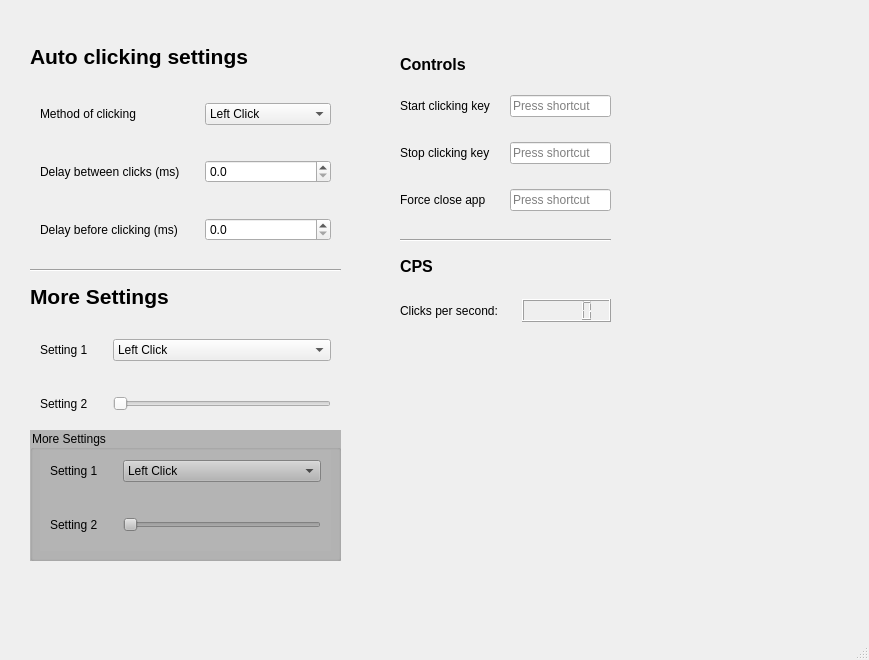
<?xml version="1.0" encoding="UTF-8"?>
<ui version="4.0">
 <class>MainWindow</class>
 <widget class="QMainWindow" name="MainWindow">
  <property name="geometry">
   <rect>
    <x>0</x>
    <y>0</y>
    <width>869</width>
    <height>660</height>
   </rect>
  </property>
  <property name="windowTitle">
   <string>Auto Clicker</string>
  </property>
  <property name="autoFillBackground">
   <bool>false</bool>
  </property>
  <property name="tabShape">
   <enum>QTabWidget::TabShape::Rounded</enum>
  </property>
  <widget class="QWidget" name="centralwidget">
   <property name="minimumSize">
    <size>
     <width>644</width>
     <height>450</height>
    </size>
   </property>
   <widget class="QWidget" name="verticalLayoutWidget">
    <property name="geometry">
     <rect>
      <x>30</x>
      <y>20</y>
      <width>311</width>
      <height>231</height>
     </rect>
    </property>
    <layout class="QVBoxLayout" name="autoClickContainer" stretch="0,0">
     <property name="spacing">
      <number>0</number>
     </property>
     <property name="sizeConstraint">
      <enum>QLayout::SizeConstraint::SetDefaultConstraint</enum>
     </property>
     <item>
      <widget class="QLabel" name="label_4">
       <property name="font">
        <font>
         <pointsize>16</pointsize>
         <bold>true</bold>
        </font>
       </property>
       <property name="text">
        <string>Auto clicking settings</string>
       </property>
      </widget>
     </item>
     <item>
      <layout class="QFormLayout" name="autoClickSettings">
       <property name="horizontalSpacing">
        <number>25</number>
       </property>
       <property name="verticalSpacing">
        <number>35</number>
       </property>
       <property name="leftMargin">
        <number>10</number>
       </property>
       <property name="topMargin">
        <number>10</number>
       </property>
       <property name="rightMargin">
        <number>10</number>
       </property>
       <property name="bottomMargin">
        <number>10</number>
       </property>
       <item row="0" column="0">
        <widget class="QLabel" name="label">
         <property name="text">
          <string>Method of clicking</string>
         </property>
        </widget>
       </item>
       <item row="0" column="1">
        <widget class="QComboBox" name="clickingMethodInput">
         <property name="minimumSize">
          <size>
           <width>0</width>
           <height>0</height>
          </size>
         </property>
         <property name="maximumSize">
          <size>
           <width>16777215</width>
           <height>16777215</height>
          </size>
         </property>
         <item>
          <property name="text">
           <string>Left Click</string>
          </property>
         </item>
         <item>
          <property name="text">
           <string>Right Click</string>
          </property>
         </item>
         <item>
          <property name="text">
           <string>Middle Click</string>
          </property>
         </item>
        </widget>
       </item>
       <item row="1" column="0">
        <widget class="QLabel" name="label_2">
         <property name="text">
          <string>Delay between clicks (ms)</string>
         </property>
        </widget>
       </item>
       <item row="1" column="1">
        <widget class="QDoubleSpinBox" name="clickDelayInput">
         <property name="decimals">
          <number>1</number>
         </property>
         <property name="maximum">
          <double>10000.000000000000000</double>
         </property>
        </widget>
       </item>
       <item row="2" column="0">
        <widget class="QLabel" name="label_3">
         <property name="text">
          <string>Delay before clicking (ms)</string>
         </property>
        </widget>
       </item>
       <item row="2" column="1">
        <widget class="QDoubleSpinBox" name="startDelayInput">
         <property name="readOnly">
          <bool>false</bool>
         </property>
         <property name="buttonSymbols">
          <enum>QAbstractSpinBox::ButtonSymbols::UpDownArrows</enum>
         </property>
         <property name="decimals">
          <number>1</number>
         </property>
         <property name="maximum">
          <double>10000.000000000000000</double>
         </property>
        </widget>
       </item>
      </layout>
     </item>
    </layout>
   </widget>
   <widget class="QWidget" name="verticalLayoutWidget_2">
    <property name="geometry">
     <rect>
      <x>30</x>
      <y>270</y>
      <width>311</width>
      <height>151</height>
     </rect>
    </property>
    <layout class="QVBoxLayout" name="moreSettingsContainer">
     <item>
      <widget class="QLabel" name="label_7">
       <property name="font">
        <font>
         <pointsize>16</pointsize>
         <bold>true</bold>
        </font>
       </property>
       <property name="text">
        <string>More Settings</string>
       </property>
      </widget>
     </item>
     <item>
      <layout class="QFormLayout" name="moreSettings">
       <property name="horizontalSpacing">
        <number>25</number>
       </property>
       <property name="verticalSpacing">
        <number>35</number>
       </property>
       <property name="leftMargin">
        <number>10</number>
       </property>
       <property name="topMargin">
        <number>10</number>
       </property>
       <property name="rightMargin">
        <number>10</number>
       </property>
       <property name="bottomMargin">
        <number>10</number>
       </property>
       <item row="0" column="0">
        <widget class="QLabel" name="label_5">
         <property name="text">
          <string>Setting 1</string>
         </property>
        </widget>
       </item>
       <item row="0" column="1">
        <widget class="QComboBox" name="comboBox_2">
         <item>
          <property name="text">
           <string>Left Click</string>
          </property>
         </item>
         <item>
          <property name="text">
           <string>Right Click</string>
          </property>
         </item>
         <item>
          <property name="text">
           <string>Middle Click</string>
          </property>
         </item>
        </widget>
       </item>
       <item row="1" column="0">
        <widget class="QLabel" name="label_6">
         <property name="text">
          <string>Setting 2</string>
         </property>
        </widget>
       </item>
       <item row="1" column="1">
        <widget class="QSlider" name="horizontalSlider_3">
         <property name="orientation">
          <enum>Qt::Orientation::Horizontal</enum>
         </property>
        </widget>
       </item>
      </layout>
     </item>
    </layout>
   </widget>
   <widget class="QWidget" name="verticalLayoutWidget_3">
    <property name="geometry">
     <rect>
      <x>400</x>
      <y>40</y>
      <width>211</width>
      <height>171</height>
     </rect>
    </property>
    <layout class="QVBoxLayout" name="keybindsContainer">
     <item>
      <widget class="QLabel" name="label_8">
       <property name="font">
        <font>
         <pointsize>12</pointsize>
         <bold>true</bold>
        </font>
       </property>
       <property name="text">
        <string>Controls</string>
       </property>
      </widget>
     </item>
     <item>
      <layout class="QFormLayout" name="keybindSettings">
       <property name="horizontalSpacing">
        <number>20</number>
       </property>
       <property name="verticalSpacing">
        <number>25</number>
       </property>
       <item row="0" column="0">
        <widget class="QLabel" name="label_9">
         <property name="text">
          <string>Start clicking key</string>
         </property>
        </widget>
       </item>
       <item row="0" column="1">
        <widget class="QKeySequenceEdit" name="startKeyInput"/>
       </item>
       <item row="1" column="0">
        <widget class="QLabel" name="label_10">
         <property name="text">
          <string>Stop clicking key</string>
         </property>
        </widget>
       </item>
       <item row="1" column="1">
        <widget class="QKeySequenceEdit" name="stopKeyInput"/>
       </item>
       <item row="2" column="0">
        <widget class="QLabel" name="label_11">
         <property name="text">
          <string>Force close app</string>
         </property>
        </widget>
       </item>
       <item row="2" column="1">
        <widget class="QKeySequenceEdit" name="exitKeyInput"/>
       </item>
      </layout>
     </item>
    </layout>
   </widget>
   <widget class="QWidget" name="verticalLayoutWidget_4">
    <property name="geometry">
     <rect>
      <x>400</x>
      <y>240</y>
      <width>211</width>
      <height>111</height>
     </rect>
    </property>
    <layout class="QVBoxLayout" name="CPSContainer">
     <item>
      <widget class="QLabel" name="label_12">
       <property name="font">
        <font>
         <pointsize>12</pointsize>
         <bold>true</bold>
        </font>
       </property>
       <property name="text">
        <string>CPS</string>
       </property>
      </widget>
     </item>
     <item>
      <layout class="QFormLayout" name="CPSSettings">
       <property name="horizontalSpacing">
        <number>20</number>
       </property>
       <property name="verticalSpacing">
        <number>25</number>
       </property>
       <item row="0" column="0">
        <widget class="QLabel" name="label_13">
         <property name="text">
          <string>Clicks per second: </string>
         </property>
        </widget>
       </item>
       <item row="0" column="1">
        <widget class="QLCDNumber" name="lcdNumber">
         <property name="smallDecimalPoint">
          <bool>false</bool>
         </property>
        </widget>
       </item>
      </layout>
     </item>
    </layout>
   </widget>
   <widget class="Line" name="line">
    <property name="geometry">
     <rect>
      <x>30</x>
      <y>260</y>
      <width>311</width>
      <height>21</height>
     </rect>
    </property>
    <property name="orientation">
     <enum>Qt::Orientation::Horizontal</enum>
    </property>
   </widget>
   <widget class="Line" name="line_2">
    <property name="geometry">
     <rect>
      <x>400</x>
      <y>230</y>
      <width>211</width>
      <height>21</height>
     </rect>
    </property>
    <property name="orientation">
     <enum>Qt::Orientation::Horizontal</enum>
    </property>
   </widget>
   <widget class="QGroupBox" name="groupBox">
    <property name="geometry">
     <rect>
      <x>30</x>
      <y>430</y>
      <width>311</width>
      <height>131</height>
     </rect>
    </property>
    <property name="styleSheet">
     <string notr="true">background-color: rgb(180, 180, 180);
color: rgb(0, 0, 0);</string>
    </property>
    <property name="title">
     <string>More Settings</string>
    </property>
    <widget class="QWidget" name="layoutWidget">
     <property name="geometry">
      <rect>
       <x>10</x>
       <y>20</y>
       <width>291</width>
       <height>101</height>
      </rect>
     </property>
     <layout class="QFormLayout" name="moreSettings_2">
      <property name="horizontalSpacing">
       <number>25</number>
      </property>
      <property name="verticalSpacing">
       <number>35</number>
      </property>
      <property name="leftMargin">
       <number>10</number>
      </property>
      <property name="topMargin">
       <number>10</number>
      </property>
      <property name="rightMargin">
       <number>10</number>
      </property>
      <property name="bottomMargin">
       <number>10</number>
      </property>
      <item row="0" column="0">
       <widget class="QLabel" name="label_14">
        <property name="text">
         <string>Setting 1</string>
        </property>
       </widget>
      </item>
      <item row="0" column="1">
       <widget class="QComboBox" name="comboBox_3">
        <item>
         <property name="text">
          <string>Left Click</string>
         </property>
        </item>
        <item>
         <property name="text">
          <string>Right Click</string>
         </property>
        </item>
        <item>
         <property name="text">
          <string>Middle Click</string>
         </property>
        </item>
       </widget>
      </item>
      <item row="1" column="0">
       <widget class="QLabel" name="label_15">
        <property name="text">
         <string>Setting 2</string>
        </property>
       </widget>
      </item>
      <item row="1" column="1">
       <widget class="QSlider" name="horizontalSlider_4">
        <property name="orientation">
         <enum>Qt::Orientation::Horizontal</enum>
        </property>
       </widget>
      </item>
     </layout>
    </widget>
   </widget>
  </widget>
  <widget class="QStatusBar" name="statusbar"/>
 </widget>
 <resources/>
 <connections/>
</ui>
